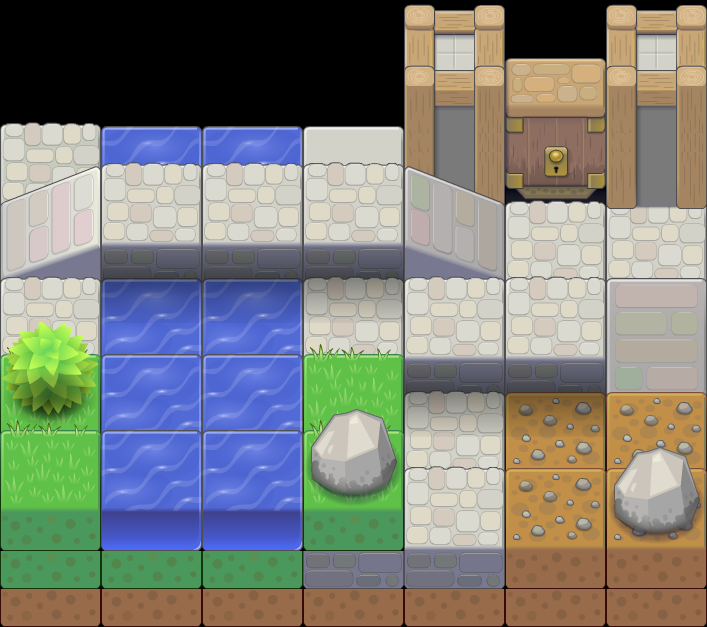

Below is a game level as drawn by its tile map, then a one-line description and the .tmx that defines it (tile-layer data replaced by summaries):
An orthogonal 7x33 tile map with 101x19 px tiles, 10 tile layers (Capa de patrones 5, Capa de patrones 4-5, Capa de patrones 4 (puente), Capa de patrones 3-4, ...) and 10 objects (octopus).

<map version="1.0" orientation="orthogonal" width="7" height="33" tilewidth="101" tileheight="19">
 <tileset firstgid="1" name="sprite" tilewidth="101" tileheight="19">
  <image source="sprite.png" width="505" height="1881" />
 </tileset>
 <layer name="Capa de patrones 5" width="7" height="33">
  <data>[231 cells, 36 non-empty, 26 distinct tile ids]</data>
 </layer>
 <layer name="Capa de patrones 4-5" width="7" height="33">
  <data>[231 cells, 4 non-empty, 3 distinct tile ids]</data>
 </layer>
 <layer name="Capa de patrones 4 (puente)" width="7" height="33">
  <data>[231 cells, 45 non-empty, 21 distinct tile ids]</data>
 </layer>
 <layer name="Capa de patrones 3-4" width="7" height="33">
  <data>[231 cells, 4 non-empty, 3 distinct tile ids]</data>
 </layer>
 <layer name="Capa de patrones 3" width="7" height="33">
  <data>[231 cells, 37 non-empty, 17 distinct tile ids]</data>
 </layer>
 <layer name="Capa de patrones 2-3" width="7" height="33">
  <data>[231 cells, 4 non-empty, 2 distinct tile ids]</data>
 </layer>
 <layer name="Capa de patrones 2" width="7" height="33">
  <data>[231 cells, 35 non-empty, 20 distinct tile ids]</data>
 </layer>
 <layer name="Capa de Patrones 1" width="7" height="33">
  <data>[231 cells, 71 non-empty, 28 distinct tile ids]</data>
 </layer>
 <layer name="Objectos" width="7" height="33">
  <data>[231 cells, 19 non-empty, 13 distinct tile ids]</data>
 </layer>
 <layer name="Sombras" width="7" height="33">
  <data>[231 cells, 20 non-empty, 4 distinct tile ids]</data>
 </layer>
 <objectgroup color="#00ff00" name="players" width="7" height="33">
  <object x="439" y="211" />
  <object x="528" y="333" />
 </objectgroup>
 <objectgroup name="animations" width="7" height="33">
  <object name="octopus" x="224" y="346" />
 </objectgroup>
 <objectgroup color="#ffaaff" name="collision" width="7" height="33">
  <object x="0" y="549" width="708" height="78" />
  <object x="401" y="353" width="205" height="41" />
  <object x="99" y="244" width="306" height="36" />
  <object x="97" y="279" width="206" height="267" />
  <object x="303" y="398" width="99" height="153" />
  <object x="1" y="316" width="97" height="131" />
  <object x="101" y="126" width="302" height="37" />
 </objectgroup>
</map>